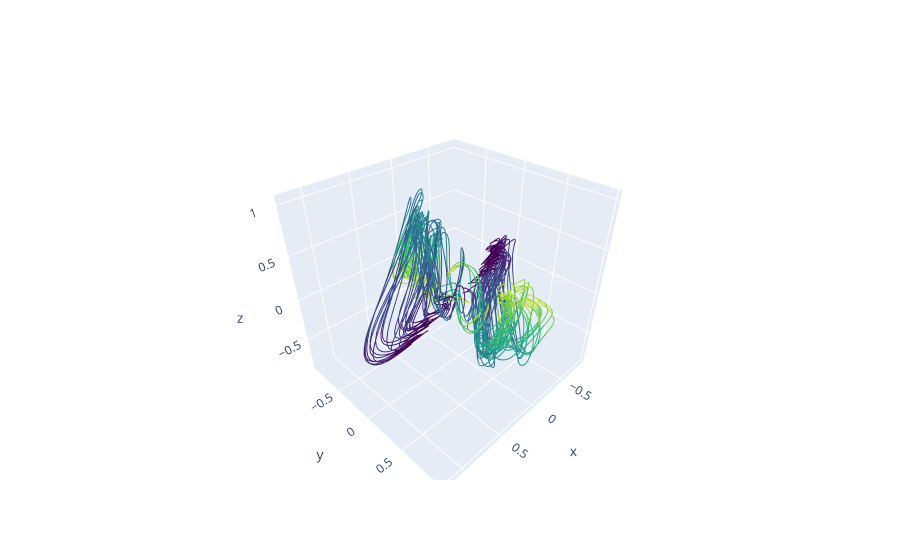

Notebook source saved alongside this figure:
### Code cell
fig = go.Figure()
num_time_points = Y.shape[-1]
indices_to_plot = np.arange(0,Y.shape[0],1)

for i in indices_to_plot:
    x = Y[i, 0, :]
    y = Y[i, 1, :]
    z = Y[i, 2, :]

    for t in range(num_time_points - 1):
        color_scale = colors.sequential.Viridis
        color_index = int(t / (num_time_points - 1) * (len(color_scale) - 1))
        fig.add_trace(go.Scatter3d(
            x=x[t:t+2],
            y=y[t:t+2],
            z=z[t:t+2],
            mode='lines',
            line=dict(color=color_scale[color_index]),
            showlegend=False
        ))

# fig.update_layout(
#     scene=dict(
#         xaxis=dict(title='X', range=[min, max]),
#         yaxis=dict(title='Y', range=[-0.5, 0.5]),
#         zaxis=dict(title='Z', range=[min, max])
#     )
# )

fig.show()
